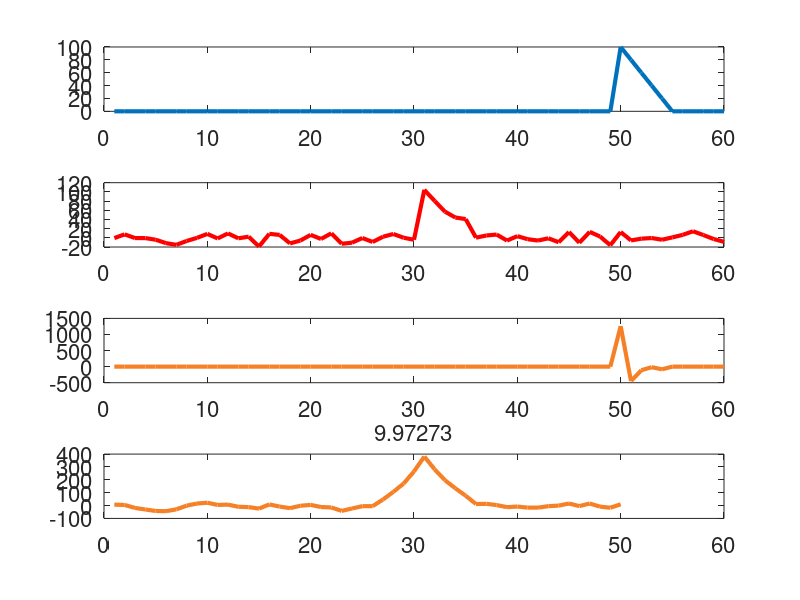

Source code (MATLAB):
clear all
close all
clc
format short eng

sig=[100,80,60,40,20,0,0,0,0,0];
rxd=[0,0,0,0,0,0,0,0,0,0,0,0,0,0,0,0,0,0,0,0,0,0,0,0,0,0,0,0,0,0,100,80,60,40,20,0,0,0,0,0,0,0,0,0,0,0,0,0,0,0,0,0,0,0,0,0,0,0,0,0];
rxd=zeros(1,60);
n=31;
rxd(n:n+length(sig)-1)=sig;
rxd=rxd+10*randn(size(rxd));

for n=1:(length(rxd)-length(sig))
    paddedSig=zeros(size(rxd));
    paddedSig(n:n+length(sig)-1)=sig;
    
    subplot(4,1,1)
    plot(paddedSig,'LineWidth',3)
    xlim([0,length(rxd)])
    subplot(4,1,2)
    plot(rxd,'r','LineWidth',3)
    xlim([0,length(rxd)])
    subplot(4,1,3)
    plot(paddedSig.*rxd,'LineWidth',3,'Color',[0.96,.50,.15])
    xlim([0,length(rxd)])
    corr(n)=(1/length(rxd))*sum(paddedSig.*rxd);
    xlabel(corr(n));
    subplot(4,1,4)
    plot(corr,'LineWidth',3,'Color',[0.96,.50,.15])
    xlim([0,length(rxd)])
    
    set(findall(gcf,'-property','FontSize'),'FontSize',16)
    pause
end
